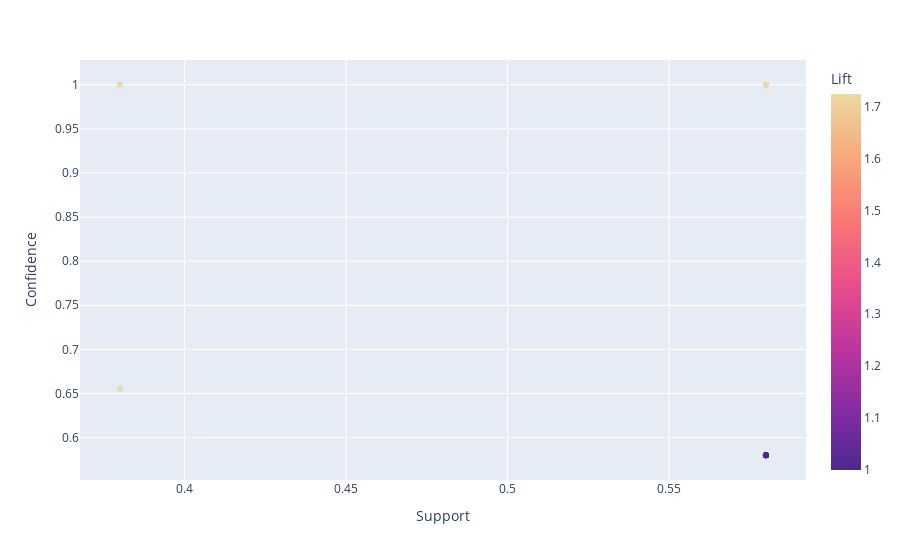

The notebook cell this image was saved under:
### Code cell
fig = px.scatter(Micturition_pains_rules_B, x='Support', y='Confidence', color='Lift',
                 hover_data=['LHS', 'RHS'], color_continuous_scale='agsunset')
fig.show()

### Figure 1 — Plotly figure (JSON) as saved in the notebook; plotly's stock layout.template omitted (floating-point values rounded to 4 significant figures)
{"data": [{"customdata": [[["Occurrence of nausea"], ["Micturition pains"]], [["Occurrence of nausea"], ["Micturition pains", "Lumbar pain"]], [["Lumbar pain", "Occurrence of nausea"], ["Micturition pains"]], [["Occurrence of nausea"], ["Micturition pains", "Urine pushing"]], [["Occurrence of nausea", "Urine pushing"], ["Micturition pains"]], [[], ["Micturition pains"]], [[], ["Micturition pains", "Lumbar pain"]], [["Lumbar pain"], ["Micturition pains"]], [[], ["Micturition pains", "Occurrence of nausea"]], [[], ["Micturition pains", "Lumbar pain", "Occurrence of nausea"]], [["Lumbar pain"], ["Micturition pains", "Occurrence of nausea"]]], "hovertemplate": "Support=%{x}<br>Confidence=%{y}<br>LHS=%{customdata[0]}<br>RHS=%{customdata[1]}<br>Lift=%{marker.color}<extra></extra>", "legendgroup": "", "marker": {"color": [1.724, 1.724, 1.724, 1.724, 1.724, 1, 1, 1, 1, 1, 1], "coloraxis": "coloraxis", "symbol": "circle"}, "mode": "markers", "name": "", "orientation": "v", "showlegend": false, "type": "scatter", "x": [0.58, 0.58, 0.58, 0.38, 0.38, 0.58, 0.58, 0.58, 0.58, 0.58, 0.58], "xaxis": "x", "y": [1, 1, 1, 0.6552, 1, 0.58, 0.58, 0.58, 0.58, 0.58, 0.58], "yaxis": "y"}], "layout": {"coloraxis": {"colorbar": {"title": {"text": "Lift"}}, "colorscale": [[0, "rgb(75, 41, 145)"], [0.1667, "rgb(135, 44, 162)"], [0.3333, "rgb(192, 54, 157)"], [0.5, "rgb(234, 79, 136)"], [0.6667, "rgb(250, 120, 118)"], [0.8333, "rgb(246, 169, 122)"], [1, "rgb(237, 217, 163)"]]}, "legend": {"tracegroupgap": 0}, "margin": {"t": 60}, "xaxis": {"anchor": "y", "domain": [0, 1], "title": {"text": "Support"}}, "yaxis": {"anchor": "x", "domain": [0, 1], "title": {"text": "Confidence"}}}}
